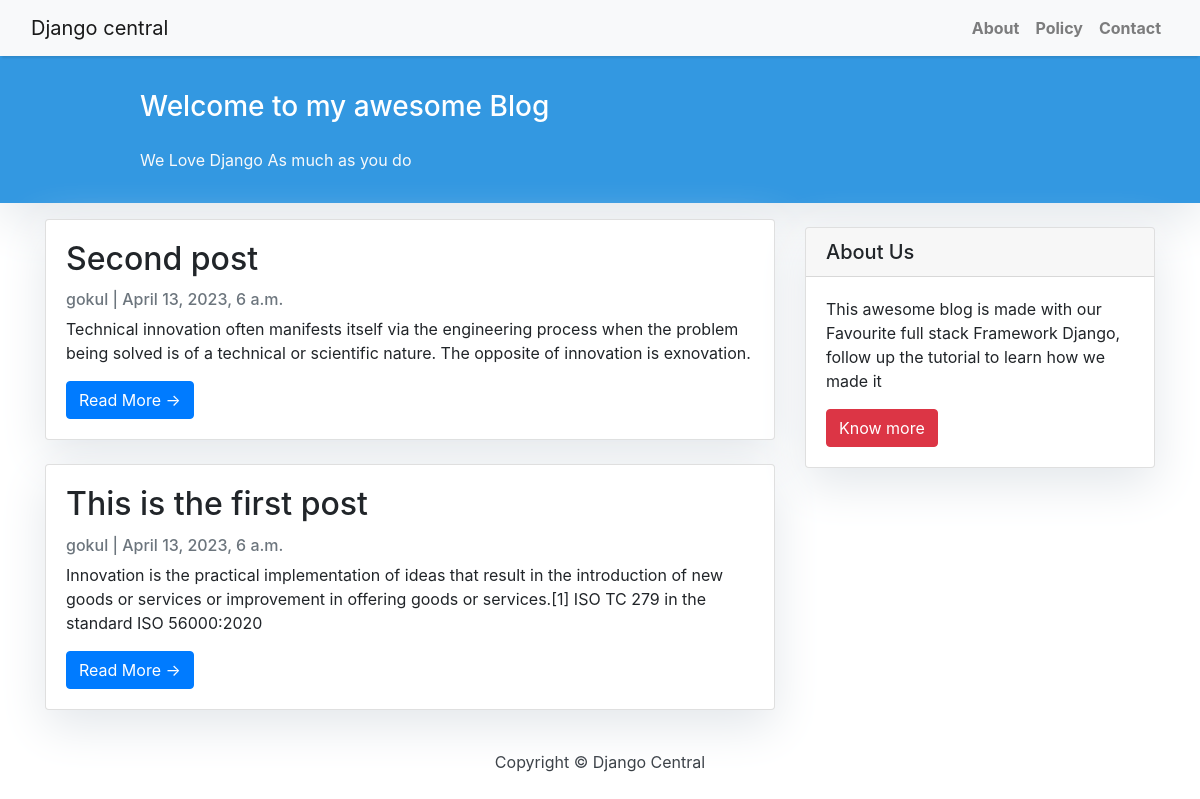
The page / on the database its author committed.
### myapp/models.py (models this page shows, shortened)
class Post(models.Model):
    title=models.CharField(max_length=200,unique=True)
    slug=models.SlugField(max_length=200,unique=True)
    author = models.ForeignKey(User, on_delete= models.CASCADE,related_name='blog_posts')
    updated_on= models.DateTimeField(auto_now=True)
    content=models.TextField()
    created_on=models.DateTimeField(auto_now_add=True)
    status=models.IntegerField(choices=STATUS,default=0)
    class Meta:
        ordering=['-created_on']

### myapp/views.py (the view)
# urls.py: path("", views.PostList.as_view(), name="home"),
class PostList(generic.ListView):
    queryset = Post.objects.filter(status=1).order_by("-created_on")
    template_name = "index.html"
    paginate_by = 3

### templates/index.html (shortened to what this page needs)
{% extends "base.html" %}
{% block content %}
    <header class="masthead">
        <div class="container">
            <div class="row">
                <div class=" col-md-8 col-md-10 mx-auto">
                    <div class="site-heading">
                        <h3 class=" site-heading my-4 mt-3 text-white"> Welcome to my awesome Blog </h3>
                        <p class="text-light">We Love Django As much as you do &nbsp
                        </p>
                    </div>
                </div>
            </div>
        </div>
    </header>
    <div class="container">
        <div class="row">
            <div class="col-md-8 mt-3 left">
                {% for post in post_list %}
                    <div class="card mb-4">
                        <div class="card-body">
                            <h2 class="card-title">{{ post.title }}</h2>
                            <p class="card-text text-muted h6">{{ post.author }} | {{ post.created_on}}  </p>
                            <p class="card-text">{{post.content|safe|slice:":200" }}</p>
                            <a href="{% url 'post_detail' post.slug  %}" class="btn btn-primary">Read More &rarr;</a>
                        </div>
                    </div>
                {% endfor %}
            </div>
            {% block sidebar %}
                {% include 'sidebar.html' %}
            {% endblock sidebar %}
        </div>
    </div>
{%endblock%}

### static/css/base.css (style rules this page uses)
body { font-family: "Roboto", sans-serif; font-size: 17px; background-color: #fdfdfd; }
.masthead { background: #3398E1; height: auto; padding-bottom: 15px; box-shadow: 0 16px 48px #E3E7EB; padding-top: 10px; }
.card { box-shadow: 0 16px 48px #E3E7EB; }

### rows shown on the page
Post: title "Second post", author "gokul", created_on "April 13, 2023, 6 a.m.", content "Technical innovation often manifests itself via the engineering process when the problem being solved is of a technical or scientific nature. The opposite of innovation is exnovation."
Post: title "This is the first post", author "gokul", created_on "April 13, 2023, 6 a.m.", content "Innovation is the practical implementation of ideas that result in the introduction of new goods or services or improvement in offering goods or services.[1] ISO TC 279 in the standard ISO 56000:2020"
